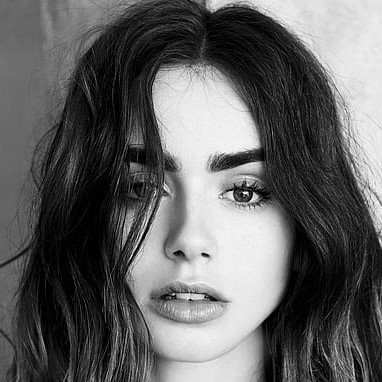
#> input picture image.jpg, 382 x 382 px
$ python main.py 100 1.0 1.0 3 5   (older library calls are emulated)
#> lines starting #> are read from the running program, lines starting #| are printed output that depends on the picture; after the words box and inside, x2 and y2 are one past the last pixel; in counts of white or black regions, pixels touching at a corner belong together
from PIL import Image, ImageOps, ImageDraw
from bresenham import bresenham
from skimage.color import rgb2gray
from skimage.draw import line
import numpy as np
import matplotlib.pyplot as plt
import os
import sys

#GET INPUT CONSTANTS HERE

args = sys.argv
BOARD_WIDTH = int(args[1])          #CM
PIXEL_WIDTH = float(args[2])        #ex: 1 - suggest keeping this constant and changing board width only
LINE_TRANSPARENCY = float(args[3])  #value between 0 to 1
NUM_NAILS = int(args[4])            #ex: 300
MAX_ITERATIONS = int(args[5])       #ex: 4000
NAILS_SKIP = 10
OUTPUT_TITLE = "output/output"

pixels = int(BOARD_WIDTH/PIXEL_WIDTH)
size = (pixels+1, pixels+1)

def cropToCircle(path):
#> called with path = 'image.jpg'
    img = Image.open(path).convert("L")
    img = img.resize(size)
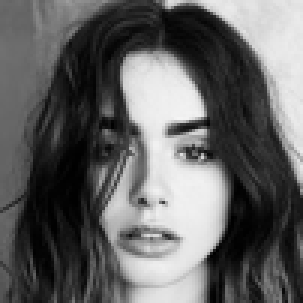
#> img: PIL image 101x101 L (shown 3 times larger); min 0, max 245, mean 98
    mask = Image.new('L', size, 0)
#> mask: PIL image 101x101 L; every value is 0
    draw = ImageDraw.Draw(mask)
    draw.ellipse((0, 0) + size, fill=255)
    mask = mask.resize(img.size, Image.ANTIALIAS)
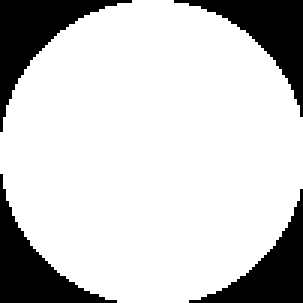
#> mask: PIL image 101x101 L (shown 3 times larger); 79.6% white; 4 black regions, box (x1, y1, x2, y2) and area: (0, 0, 44, 44) 565, (58, 0, 101, 39) 521, (0, 58, 39, 101) 521, (63, 63, 101, 101) 478
    img.putalpha(mask)
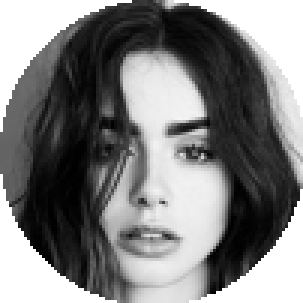
#> img: PIL image 101x101 LA (shown 3 times larger); mean R, G, B, A 98, 98, 98, 202.9; transparent parts drawn white

    output = ImageOps.fit(img, mask.size, centering=(0.5, 0.5))
    output.putalpha(mask)
    return output

#Cropping image to a circle
ref = cropToCircle("image.jpg")

# Uncomment below to save image palette
# ref.palette.rawmode = None # why do I have to do this ?!?!
# ref.palette.save("palette.txt")

base = Image.new('L', size, color=255)
#> base: PIL image 101x101 L; every value is 255

#Calculating pixels and setting up nail perimeter
angles = np.linspace(0, 2*np.pi, NUM_NAILS)  # angles to the dots
centerX, centerY = (BOARD_WIDTH/2/PIXEL_WIDTH, BOARD_WIDTH/2/PIXEL_WIDTH)  # center of circle
xs = centerX + BOARD_WIDTH*0.5*np.cos(angles)/PIXEL_WIDTH
ys = centerY + BOARD_WIDTH*0.5*np.sin(angles)/PIXEL_WIDTH
nails = list(map(lambda x,y: (int(x),int(y)), xs,ys))

if not os.path.exists("output"):
    os.makedirs("output")

results = open("output/results.txt", "w")
res = ""

#Uncomment to show nails plot
# plt.scatter(xs, ys, c = 'red', s=2)
# plt.show()

cur_nail = 1        #start at arbitrary nail
ref_arr = ref.load()

for i in range(MAX_ITERATIONS):
    best_line = None
    new_nail = None
    min_avg_value = 10000
    for n in range(cur_nail+1+NAILS_SKIP,cur_nail+len(nails)-NAILS_SKIP):
        n = n%NUM_NAILS
        tmp_value = 0
        new_line = line(nails[cur_nail][0], nails[cur_nail][1], nails[n][0], nails[n][1])
        num_pts = len(new_line[0])

        for j in range(num_pts):
            tmp_value += ref_arr[int(new_line[0][j]), int(new_line[1][j])][0]

        if tmp_value/num_pts < min_avg_value:
            best_line = new_line
            new_nail = n
            #print(new_nail,tmp_value/num_pts)
            min_avg_value = tmp_value/num_pts

    #Uncomment for progress pictures every x=200 iterations
    if i%200 == 0:
       title = OUTPUT_TITLE+str(BOARD_WIDTH)+'W-'+str(PIXEL_WIDTH)+"P-"+str(NUM_NAILS)+'N-'+str(i)+'-'+str(LINE_TRANSPARENCY)+'.png'
       print(title)
       base.save(title)
       res += "\n --- "+str(i)+" --- \n"

    subtractLine = ImageDraw.Draw(ref)
#> (the run stopped early here; a loop or call above may not have finished)
